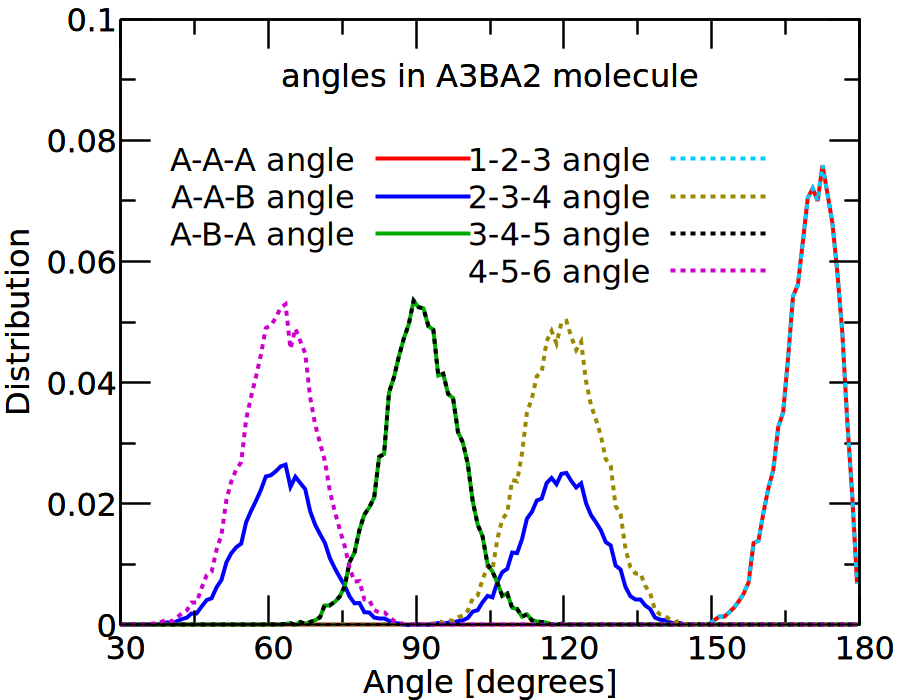

This chart was generated by the following gnuplot code:
reset
set terminal pngcairo size 900,700 fontscale 2 linewidth 2 enhanced

set output 'angles.png'
set multiplot

set lmargin 6.0
set rmargin 2.0
set tmargin 0.5
set bmargin 2.0

set xr  [30 to 180]
set yr  [ 0 to   0.1]

set xtics 30    scale 2,1 offset 0.0,0.4
set ytics  0.02 scale 2,1 offset 0.8,0.0

set mxtics  2
set mytics  2

set xlabel 'Angle [degrees]' offset 0,1
set ylabel 'Distribution' offset 2.5,0
set title 'angles in A3BA2 molecule' offset 0,-3

x=0.5
y=0.8
mx=0.4
set key at graph x,y
plot 'angles.txt' u 1:2 w l lw 2 lc rgb '#FF0000' t 'A-A-A angle', \
     'angles.txt' u 1:3 w l lw 2 lc rgb '#0000FF' t 'A-A-B angle', \
     'angles.txt' u 1:4 w l lw 2 lc rgb '#00AA00' t 'A-B-A angle'
set key at graph x+mx,y
plot 'angles.txt' u 1:5 w l lw 2 dt (5,5) lc rgb '#00CCFF' t '1-2-3 angle', \
     'angles.txt' u 1:6 w l lw 2 dt (5,5) lc rgb '#998800' t '2-3-4 angle', \
     'angles.txt' u 1:7 w l lw 2 dt (5,5) lc rgb '#000000' t '3-4-5 angle', \
     'angles.txt' u 1:8 w l lw 2 dt (5,5) lc rgb '#CC00CC' t '4-5-6 angle'
unset multiplot
unset output
